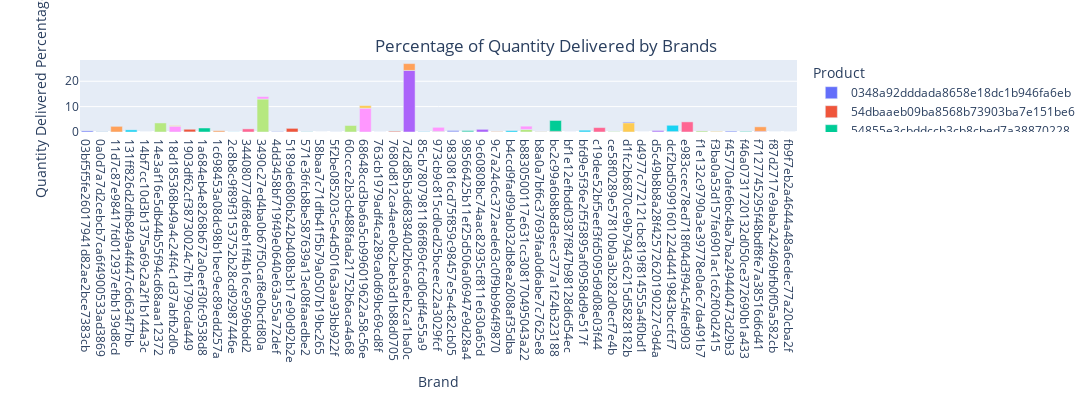

Notebook code for this chart:
### Code cell
# Create a Plotly bar plot with color grouping
fig = px.bar(product_data_df, x='Brand', y='Total_Qty_percentage', color='Product')

# Customize the plot
fig.update_layout(width=3000, height=400)
fig.update_layout(title='Percentage of Quantity Delivered by Brands', title_x=0.5, title_y=0.9)
fig.update_xaxes(title='Brand')
fig.update_yaxes(title='Quantity Delivered Percentage')

# Show the plot
fig.show()
